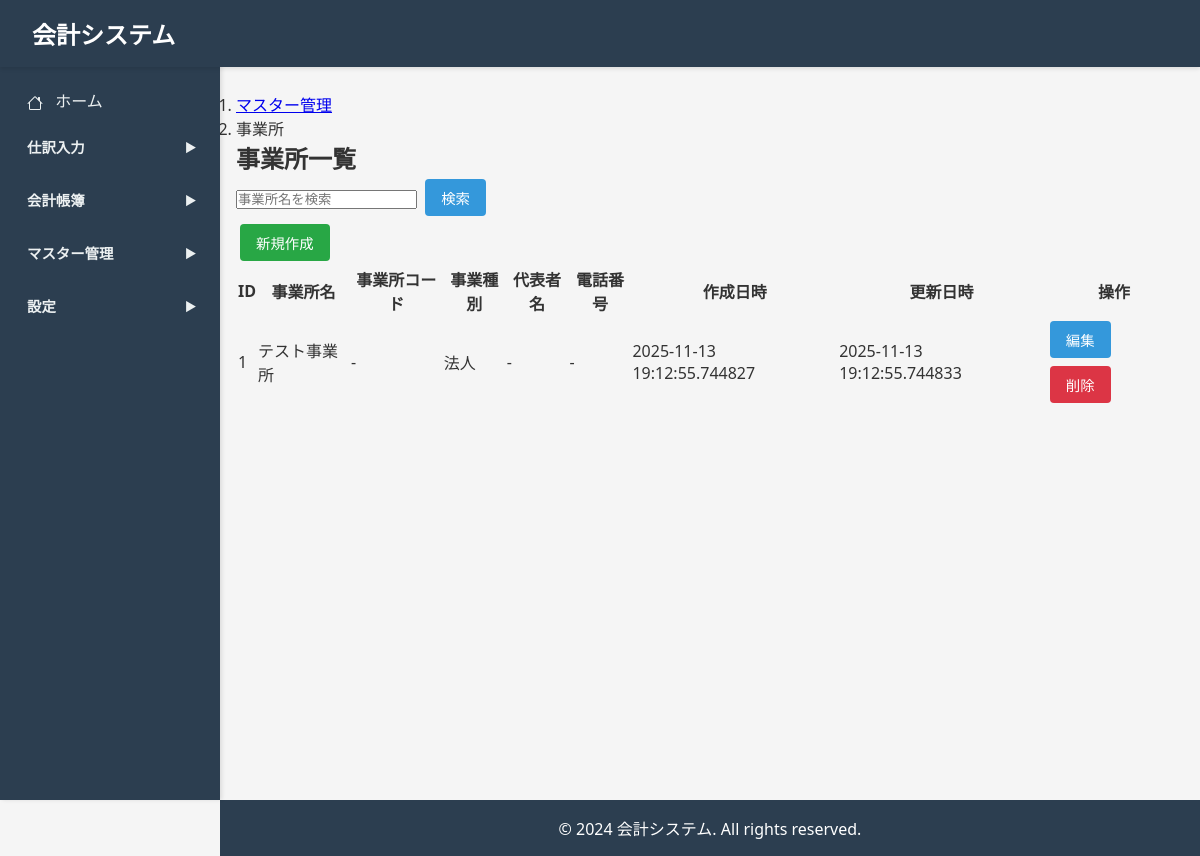
Screenshot of /organizations with the database file from the repository.
### models.py (models this page shows, shortened)
class Base(declarative_base()):
    __abstract__ = True
    pass

class Organization(Base):
    __tablename__ = 'organizations'
    id = Column(Integer, primary_key=True)
    name = Column(String(255), nullable=False)
    code = Column(String(50))
    business_type = Column(String(20), nullable=False, default='corporate')
    postal_code = Column(String(10))
    address = Column(String(500))
    phone = Column(String(20))
    fax = Column(String(20))
    email = Column(String(255))
    representative = Column(String(255))
    established_date = Column(String(10))
    notes = Column(Text)
    created_at = Column(String(19))  # YYYY-MM-DD HH:MM:SS形式
    updated_at = Column(String(19))

### app.py (the view)
@app.route('/organizations')
def organizations_list():
    if 'organization_id' in session:
        flash('事業所管理はログアウト状態でのみアクセスできます。', 'warning')
        return redirect(url_for('index'))
    db = SessionLocal()
    try:
        search_query = request.args.get('search', '')
        query = db.query(Organization)
        if search_query:
            query = query.filter(Organization.name.like(f'%{search_query}%'))
        organizations = query.order_by(Organization.id.asc()).all()
        return render_template('organizations/list.html', organizations=organizations, search_query=search_query)
    finally:
        db.close()

### app.py (called while the page is built, shortened)
def get_current_organization():
    if 'organization_id' not in session:
        return None
    db = SessionLocal()
    org = db.query(Organization).filter(Organization.id == session['organization_id']).first()
    db.close()
    return org

@app.context_processor
def inject_globals():
    current_org = get_current_organization()
    current_fiscal_period = None
    return dict(
        Account=Account,
        current_organization=current_org,
        current_fiscal_period=current_fiscal_period
    )

### templates/organizations/list.html (shortened to what this page needs)
{% extends "base.html" %}
{% block content %}
<nav aria-label="breadcrumb">
    <ol class="breadcrumb">
        <li class="breadcrumb-item"><a href="{{ url_for('masters_index') }}">マスター管理</a></li>
        <li class="breadcrumb-item active" aria-current="page">事業所</li>
    </ol>
</nav>
<h2>事業所一覧</h2>
<form method="get" class="mb-3">
    <div class="input-group">
        <input type="text" name="search" class="form-control" placeholder="事業所名を検索" value="{{ search_query }}">
        <button class="btn btn-primary" type="submit">検索</button>
    </div>
</form>
<a href="{{ url_for('organization_create') }}" class="btn btn-success mb-3">新規作成</a>
{% if organizations %}
<div class="table-responsive">
    <table class="table table-striped table-hover">
        <thead class="table-dark">
            <tr>
                <th>ID</th>
                <th>事業所名</th>
                <th>事業所コード</th>
                <th>事業種別</th>
                <th>代表者名</th>
                <th>電話番号</th>
                <th>作成日時</th>
                <th>更新日時</th>
                <th>操作</th>
            </tr>
        </thead>
        <tbody>
            {% for org in organizations %}
            <tr>
                <td>{{ org.id }}</td>
                <td>{{ org.name }}</td>
                <td>{{ org.code if org.code else '-' }}</td>
                <td>
                    {% if org.business_type == 'corporate' %}
                    法人
                    {% elif org.business_type == 'individual' %}
                    個人
                    {% else %}
                    {{ org.business_type }}
                    {% endif %}
                </td>
                <td>{{ org.representative if org.representative else '-' }}</td>
                <td>{{ org.phone if org.phone else '-' }}</td>
                <td>{{ org.created_at if org.created_at else '-' }}</td>
                <td>{{ org.updated_at if org.updated_at else '-' }}</td>
                <td>
                    <a href="{{ url_for('organization_edit', organization_id=org.id) }}" class="btn btn-sm btn-primary">編集</a>
                    <button class="btn btn-sm btn-danger" onclick="deleteOrganization({{ org.id }}, '{{ org.name }}')">削除</button>
                </td>
            </tr>
            {% endfor %}
        </tbody>
    </table>
</div>
{% else %}
<div class="alert alert-info">
    事業所がまだ登録されていません
</div>
{% endif %}
{% endblock %}

### rows the page displays
Organization: id "1", name "テスト事業所", code "-", business_type "法人", representative "-", phone "-", created_at "2025-11-13 19:12:55.744827", updated_at "2025-11-13 19:12:55.744833"
